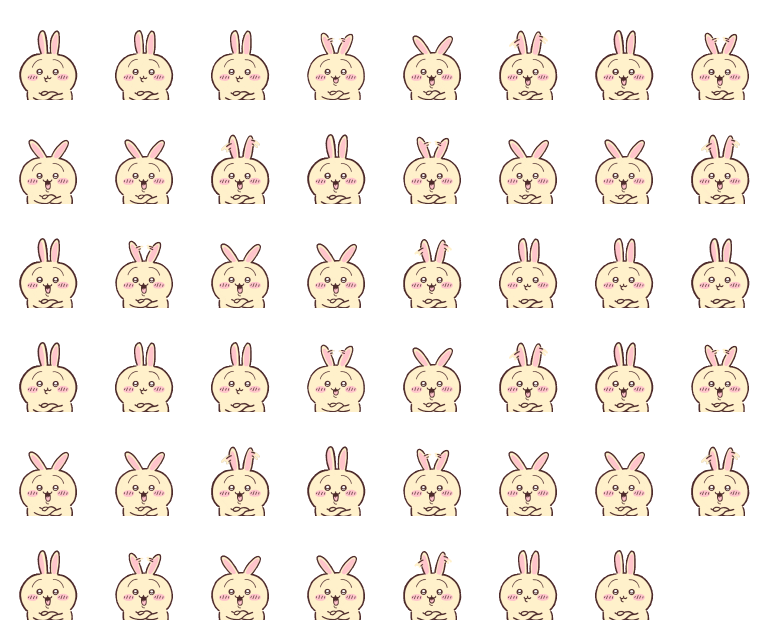
#> input picture Resources/Pets/usagi/arms.png, 1536 x 1248 px (shown at 1/2 size)
$ python make-menu-icon.py ../Resources/Pets/usagi/arms.png
#> lines starting #> are read from the running program, lines starting #| are printed output that depends on the picture; after the words box and inside, x2 and y2 are one past the last pixel; in counts of white or black regions, pixels touching at a corner belong together
#!/usr/bin/env python3
"""선으로만 그린 그림을 메뉴바 아이콘으로 만든다.

    python3 scripts/make-menu-icon.py <원본.png>   # Resources/MenuIcon.png, IconArt.png 생성 (Pillow 필요)

원본은 몸 안쪽이 투명한 검은 선 그림이라 어두운 메뉴바에서 보이지 않는다.
여백을 잘라 내고 몸 안쪽을 흰색으로 채워 밝은·어두운 메뉴바 모두에서 보이게 한다.
"""
import sys
from pathlib import Path

from PIL import Image, ImageChops, ImageDraw, ImageFilter

ROOT = Path(__file__).resolve().parent.parent
# 선이 끊긴 틈을 메우는 폭(픽셀). 틈보다 커야 바깥에서 채운 색이 안으로 새지 않는다.
GAP = 31

source = Image.open(sys.argv[1]).convert("RGBA")
#> source is the input picture: PIL image 1536x1248 RGBA; mean R, G, B, A 60.1, 53.9, 47, 68.4
solid = source.getchannel("A").point(lambda v: 255 if v > 128 else 0)
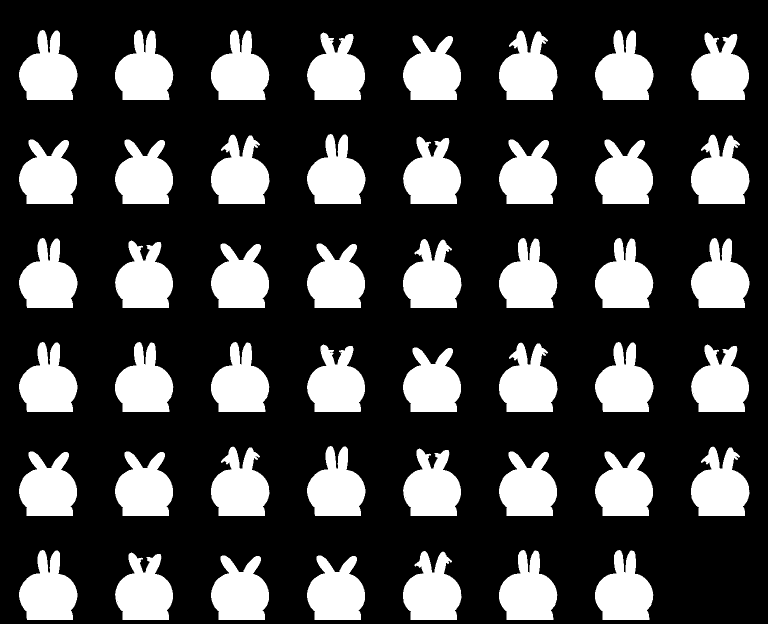
#> solid: PIL image 1536x1248 L (shown at 1/2 size); 26.9% white; 47 white regions, largest, box (x1, y1, x2, y2) and area: (998, 61, 1115, 200) 11232, (422, 269, 539, 408) 11232, (1382, 269, 1499, 408) 11232

# 가장자리에 흩어진 점은 빼고 캐릭터만 남긴다.
box = solid.filter(ImageFilter.MinFilter(3)).getbbox()
#> box = (39, 61, 1498, 1239)
box = (box[0] - GAP, box[1] - GAP, box[2] + GAP, box[3] + GAP)
#> box = (8, 30, 1529, 1270)
source, solid = source.crop(box), solid.crop(box)
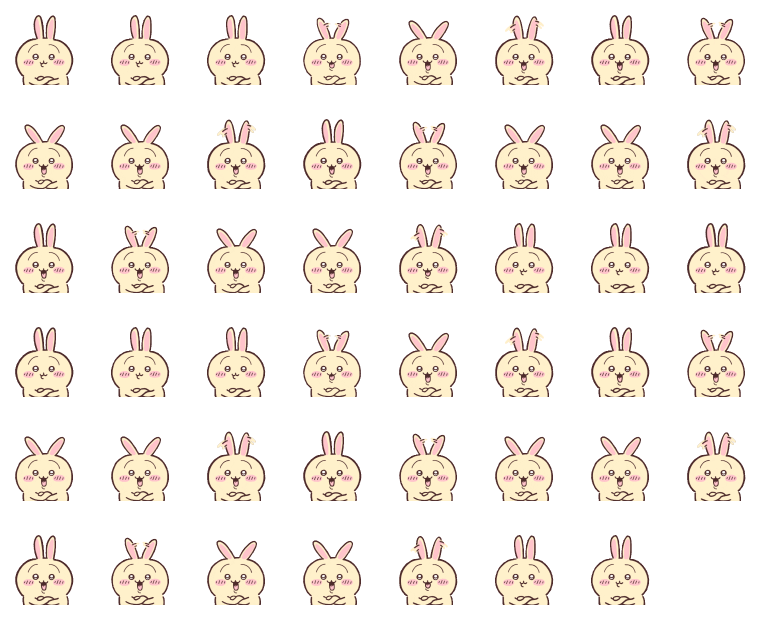
#> source: PIL image 1521x1240 RGBA (shown at 1/2 size); mean R, G, B, A 61.1, 54.8, 47.8, 69.6; transparent parts drawn white
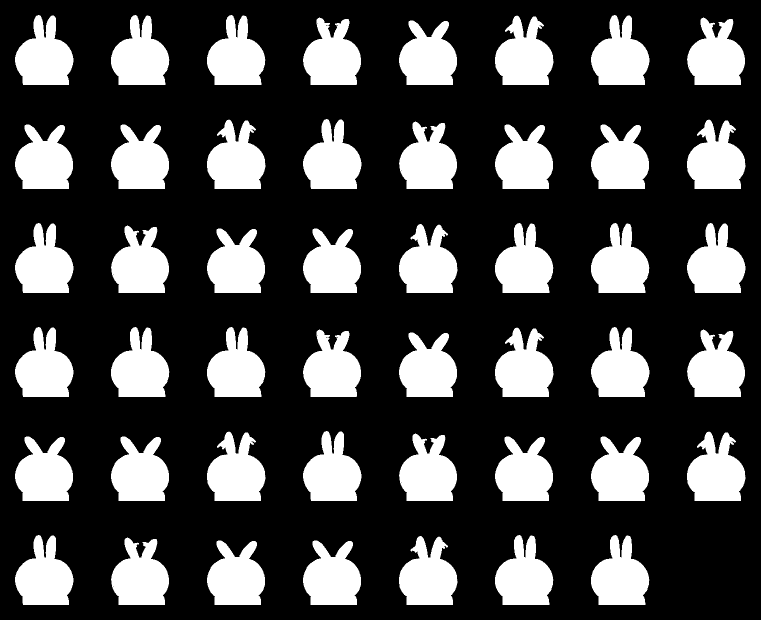
#> solid: PIL image 1521x1240 L (shown at 1/2 size); 27.3% white; 47 white regions, largest, box (x1, y1, x2, y2) and area: (990, 31, 1107, 170) 11232, (414, 239, 531, 378) 11232, (1374, 239, 1491, 378) 11232

# 틈을 메운 뒤 바깥에서부터 칠해, 칠해지지 않은 곳을 몸 안쪽으로 본다.
closed = solid.filter(ImageFilter.MaxFilter(GAP))
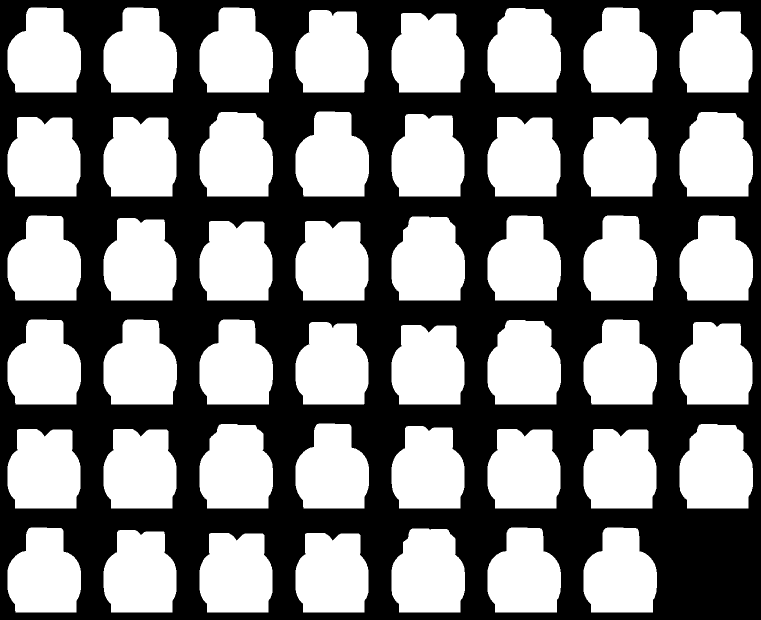
#> closed: PIL image 1521x1240 L (shown at 1/2 size); 50.7% white; 1 black region, box (x1, y1, x2, y2) and area: (0, 0, 1521, 1240) 930469
outside = closed.copy()
ImageDraw.floodfill(outside, (0, 0), 128)
inside = outside.point(lambda v: 0 if v == 128 else 255)
# 메우느라 부푼 만큼 되돌리되, 선 바깥으로 흰색이 비어져 나오지 않게 조금 더 줄인다.
inside = inside.filter(ImageFilter.MinFilter(GAP)).filter(ImageFilter.MinFilter(5)).filter(ImageFilter.GaussianBlur(1))
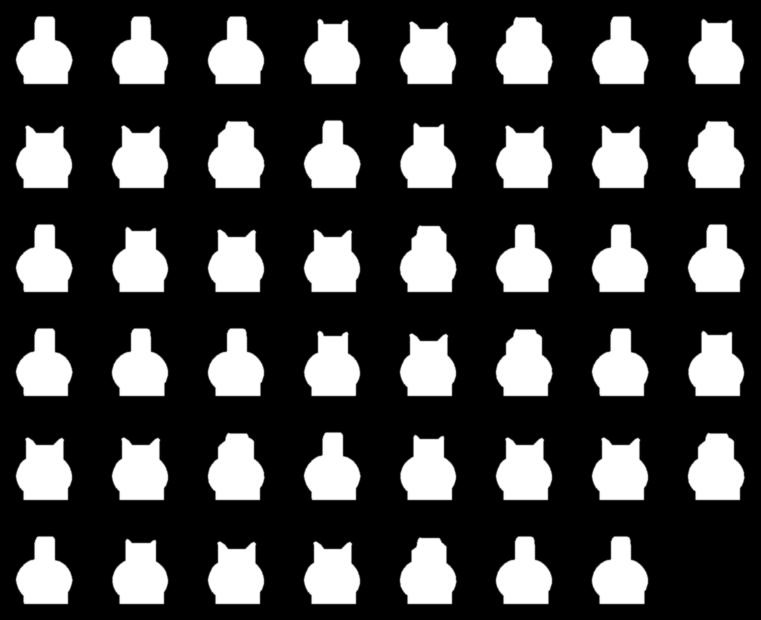
#> inside: PIL image 1521x1240 L (shown at 1/2 size); min 0, max 255, mean 67.7

fill = Image.new("RGBA", source.size, (255, 255, 255, 0))
fill.putalpha(inside)
icon = Image.alpha_composite(fill, source)
icon = icon.crop(ImageChops.lighter(inside, solid).getbbox())
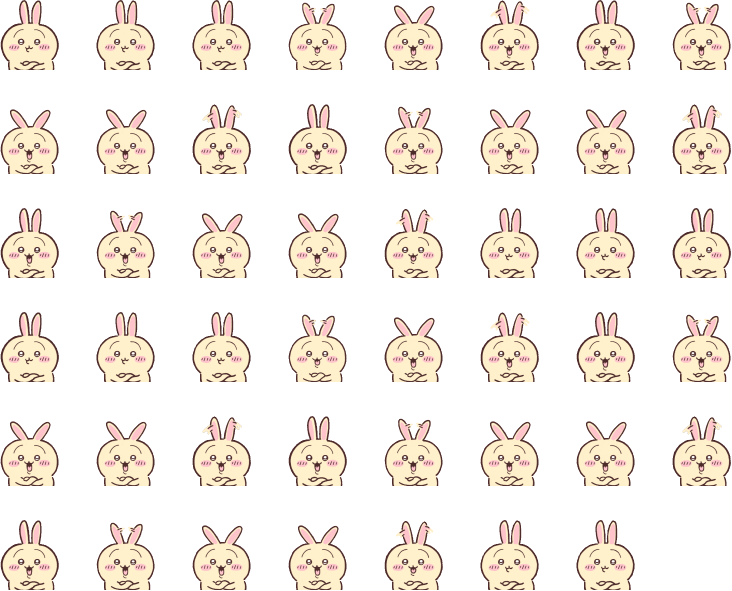
#> icon: PIL image 1463x1181 RGBA (shown at 1/2 size); mean R, G, B, A 245, 238.2, 230.5, 79.7; transparent parts drawn white
# 앱 아이콘(scripts/make-app-icon.py)이 쓰는 큰 그림.
icon.save(ROOT / "Resources/IconArt.png")
# 메뉴바에서는 18pt 로 보이므로 큰 원본을 그대로 둘 필요가 없다.
icon.thumbnail((144, 144), Image.LANCZOS)
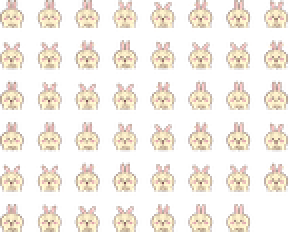
#> icon: PIL image 144x116 RGBA (shown 2 times larger); mean R, G, B, A 100.6, 90.6, 80.7, 79.9; transparent parts drawn white
icon.save(ROOT / "Resources/MenuIcon.png")
print("✔ Resources/IconArt.png, Resources/MenuIcon.png", icon.size)
#| ✔ Resources/IconArt.png, Resources/MenuIcon.png (144, 116)

$ run again, on Resources/Pets/usagi/lying.png
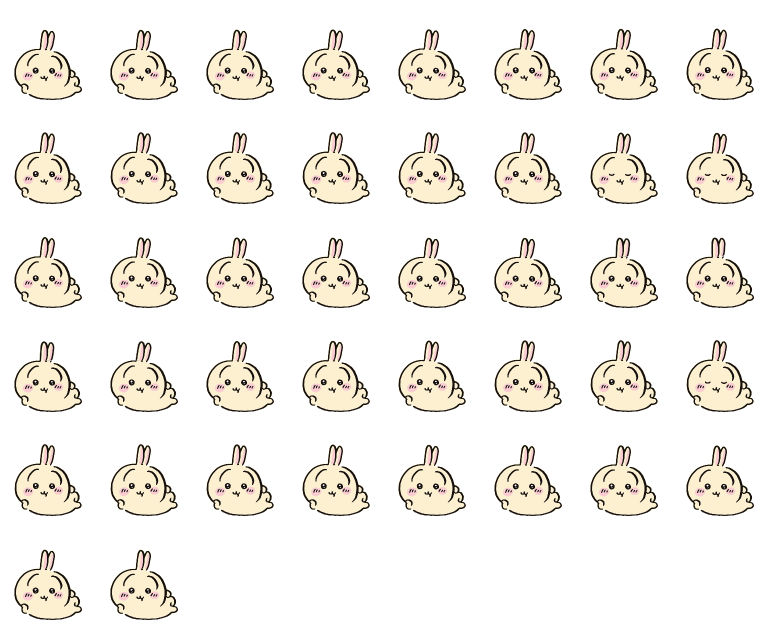
#> input picture Resources/Pets/usagi/lying.png, 1536 x 1248 px (shown at 1/2 size)
#> source is the input picture: PIL image 1536x1248 RGBA; mean R, G, B, A 54.1, 50.8, 44.1, 64.5
#> `box = solid.filter(ImageFilter.MinFilter(3)).getbbox()`: box = (29, 58, 1507, 1239)
#> `box = (box[0] - GAP, box[1] - GAP, box[2] + GAP, box[3] + GAP)`: box = (-2, 27, 1538, 1270)
#> source: PIL image 1540x1243 RGBA
#> closed: PIL image 1540x1243 L; 45.9% white; 42 white regions, largest, box (x1, y1, x2, y2) and area: (208, 222, 373, 396) 21036, (784, 222, 949, 396) 21036, (1168, 638, 1333, 812) 21036
#> `icon.thumbnail((144, 144), Image.LANCZOS)`:
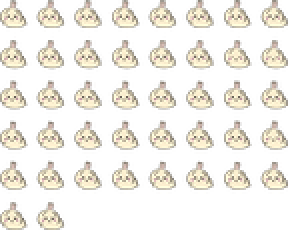
#> icon: PIL image 144x115 RGBA (shown 2 times larger); mean R, G, B, A 76.7, 72.5, 63.8, 71.1; transparent parts drawn white
#| ✔ Resources/IconArt.png, Resources/MenuIcon.png (144, 115)
